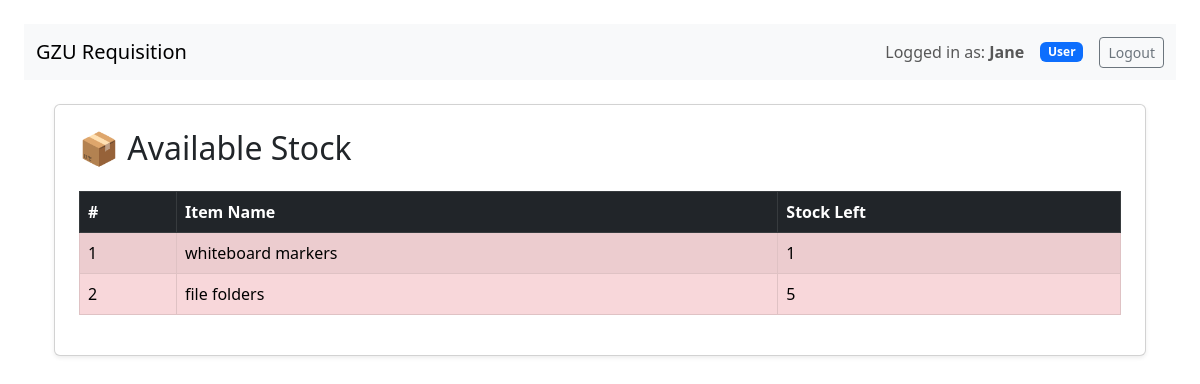
Screenshot of /requisitions/low-stock/ (signed in) with the database file from the repository.
### requisitions/models.py (models this page shows, shortened)
class Item(models.Model):
    name = models.CharField(max_length=200)
    sku = models.CharField(max_length=50, blank=True, null=True)
    unit = models.CharField(max_length=50, default='unit')
    description = models.TextField(blank=True)
    reorder_level = models.PositiveIntegerField(default=5)
    stock = models.PositiveIntegerField(default=0)

### requisitions/views.py (the view)
# urls.py: path("low-stock/", views.low_stock_items, name="low_stock"),
def low_stock_items(request):
    low_stock = Item.objects.filter(stock__lte=F('reorder_level'))
    return render(request,
        "requisitions/low_stock.html",
        {"items": low_stock}
    )

### requisitions/templates/requisitions/low_stock.html
{% extends 'requisitions/base.html' %}
{% block content %}
<div class="container mt-4">
    <div class="card shadow-sm p-4">
        <h2 class="mb-4">📦 Available Stock</h2>
        <table class="table table-bordered table-striped table-hover">
            <thead class="table-dark">
                <tr>
                    <th>#</th>
                    <th>Item Name</th>
                    <th>Stock Left</th>
                </tr>
            </thead>
            <tbody>
                {% for item in items %}
                <tr {% if item.stock <= item.reorder_level %} class="table-danger" {% endif %}>
                    <td>{{ forloop.counter }}</td>
                    <td>{{ item.name }}</td>
                    <td>{{ item.stock }}</td>
                </tr>
                {% empty %}
                <tr>
                    <td colspan="3" class="text-center">No stock available</td>
                </tr>
                {% endfor %}
            </tbody>
        </table>
    </div>
</div>
{% endblock %}

### requisitions/templates/requisitions/base.html (shortened to what this page needs)
<!doctype html>
<html>
<head>
  <link href="https://cdn.jsdelivr.net/npm/bootstrap@5.3.0/dist/css/bootstrap.min.css" rel="stylesheet">
</head>
<body class="p-4">
<nav class="navbar navbar-expand-lg navbar-light bg-light mb-4">
  <div class="container-fluid">
    <a class="navbar-brand" href="{% url 'requisition_list' %}">
      GZU Requisition
    </a>
    <div class="d-flex align-items-center">
      {% if user.is_authenticated %}
        <span class="navbar-text me-3">
          Logged in as: <strong>{{ user.username }}</strong>
        </span>
        {% if user.is_staff %}
          <span class="badge bg-danger me-3">Admin</span>
          <a class="btn btn-outline-danger btn-sm me-2"
            href="{% url 'low_stock' %}">
            Low Stock Alerts
          </a>
        {% else %}
          <span class="badge bg-primary me-3">User</span>
        {% endif %}
        <form method="post" action="{% url 'logout' %}" class="d-inline">
          <button type="submit" class="btn btn-outline-secondary btn-sm">
            Logout
          </button>
        </form>
      {% else %}
        <a class="btn btn-outline-primary btn-sm" href="{% url 'login' %}">
          Login
        </a>
      {% endif %}
    </div>
  </div>
</nav>
<div class="container">
  {% block content %}{% endblock %}
</div>
</body>
</html>

### rows the page displays
Item: name "whiteboard markers", stock "1"
Item: name "file folders", stock "5"

### other values shown
{{ user.username }} "Jane"
